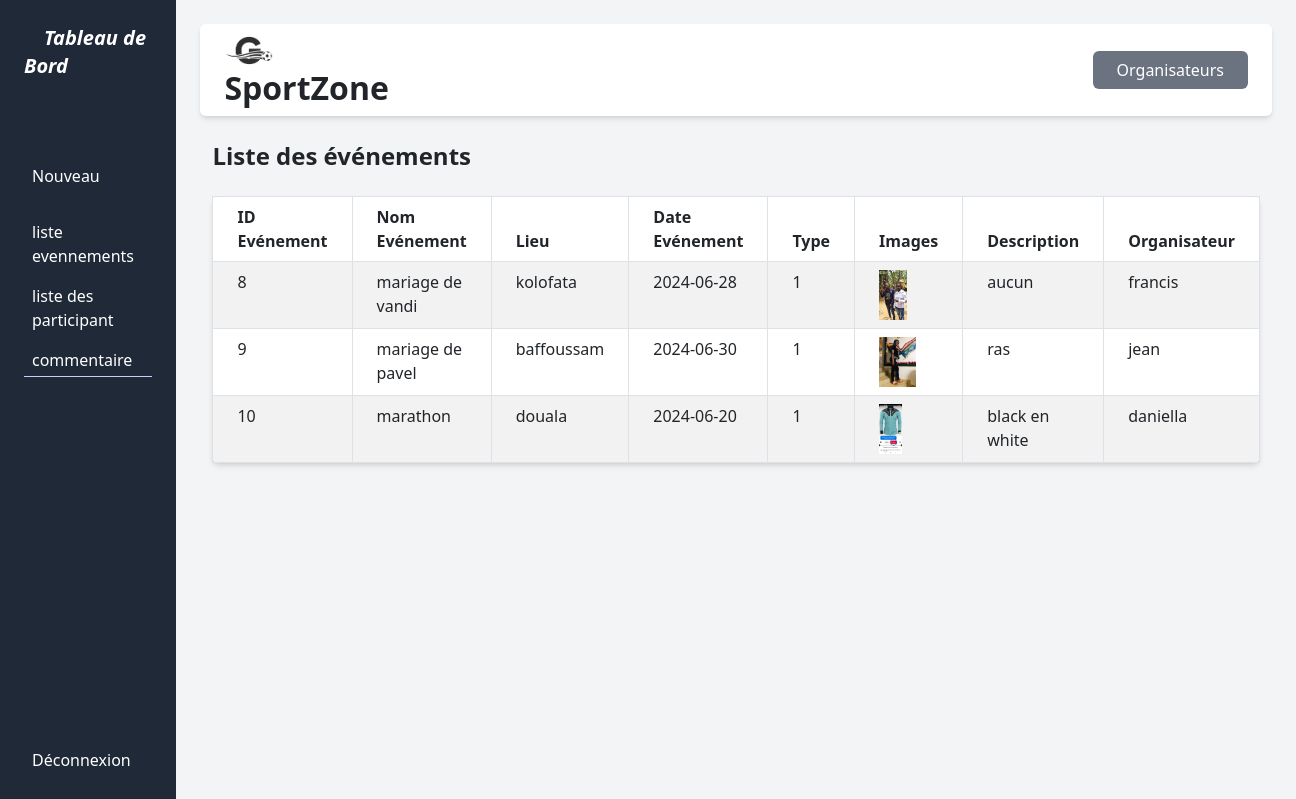
Screenshot of /ajoutImage.php with the database file from the repository.
### tables this page shows
CREATE TABLE `evenement` (
  `id_evenement` int NOT NULL,
  `nom_evenement` varchar(200) NOT NULL,
  `lieu` varchar(200) NOT NULL,
  `date_evenement` date NOT NULL,
  `id_type` int NOT NULL,
  `images_evenements` varchar(255) NOT NULL,
  `description` varchar(127) NOT NULL,
  `organisateur` varchar(127) NOT NULL
);

### ajoutImage.php (the view, shortened to what this page needs)
<?php include 'include/header.php'; ?>
  <div>
  <div class="container-fluid">
  <h2 class="text-2xl font-bold mb-4">Liste des événements</h2>
  <div class="bg-white shadow-md rounded-md">
    <table id="evenementTable" class="table table-striped table-bordered" style="width:100%">
      <thead>
        <tr>
          <th class="px-4 py-2">ID Evénement</th>
          <th class="px-4 py-2">Nom Evénement</th>
          <th class="px-4 py-2">Lieu</th>
          <th class="px-4 py-2">Date Evénement</th>
          <th class="px-4 py-2">Type</th>
          <th class="px-4 py-2">Images</th>
          <th class="px-4 py-2">Description</th>
          <th class="px-4 py-2">Organisateur</th>
        </tr>
      </thead>
      <tbody>
        <?php
        $servername = "localhost";
        $username = "root";
        $password = "";
        $dbname = "madb";
        $conn = new mysqli($servername, $username, $password, $dbname);
        $sql = "SELECT * from evenement";
        $result = $conn->query($sql);
        if ($result->num_rows > 0) {
          while ($row = $result->fetch_assoc()) {
            echo "<tr>";
            echo "<td class='border px-4 py-2'>{$row['id_evenement']}</td>";
            echo "<td class='border px-4 py-2'>{$row['nom_evenement']}</td>";
            echo "<td class='border px-4 py-2'>{$row['lieu']}</td>";
            echo "<td class='border px-4 py-2'>{$row['date_evenement']}</td>";
            echo "<td class='border px-4 py-2'>{$row['id_type']}</td>";
            echo "<td class='border px-4 py-2'> <img src=". $row["images_evenements"]. "  style='max-width: 50px; height: 50px; object-fit: cover;'></td>";
            echo "<td class='border px-4 py-2'>{$row['description']}</td>";
            echo "<td class='border px-4 py-2'>{$row['organisateur']}</td>";
            echo "</tr>";
          }
        }
       ?>
      </tbody>
    </table>
  </div>
</div>
  </div>
  <?php include 'include/main.php'; ?>

### rows the page displays
evenement: id_evenement "8", nom_evenement "mariage de vandi", lieu "kolofata", date_evenement "2024-06-28", id_type "1", images_evenements (picture), description "aucun", organisateur "francis"
evenement: id_evenement "9", nom_evenement "mariage de pavel", lieu "baffoussam", date_evenement "2024-06-30", id_type "1", images_evenements (picture), description "ras", organisateur "jean"
evenement: id_evenement "10", nom_evenement "marathon", lieu "douala", date_evenement "2024-06-20", id_type "1", images_evenements (picture), description "black en white", organisateur "daniella"
